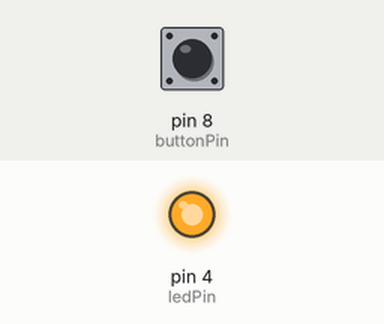
Simulated run of this sketch. Board: Arduino Uno, built with avr-gcc and run on an emulated ATmega328P. Parts: output pins drawn as LEDs (lit = HIGH). The inputs (shaded band) are chosen by the test bench; at power-on: pin 8 (buttonPin) HIGH.

Above: at 1.2 s.
1.3 s: pin 8 (buttonPin) pulled LOW for 0.15 s
At 2.0 s:
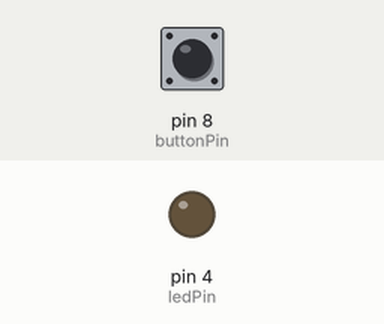
2.9 s: pin 8 (buttonPin) pulled LOW for 1 s
At 4.5 s:
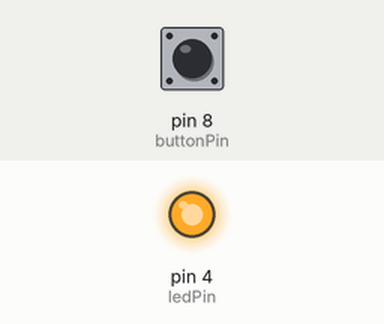
5.4 s: pin 8 (buttonPin) pulled LOW for 3.2 s
At 9.3 s:
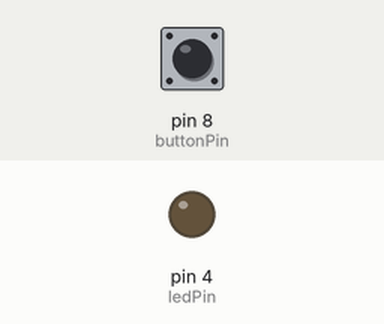
Timing chart, 0 to 10.8 s (numbered marks = the images above; inputs shaded):
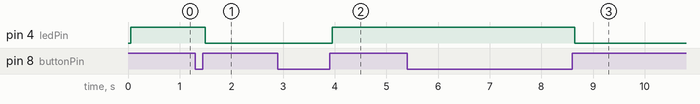

Measured:
- after the input at 1.3 s, pin 4 (ledPin): HIGH → LOW after 0.20 s
- after the input at 2.9 s, pin 4 (ledPin): LOW → HIGH after 1.1 s
- after the input at 5.4 s, pin 4 (ledPin): HIGH → LOW after 3.3 s

The sketch:

ButtonPressTest.ino
```cpp
// One Button On/Off Toggle
const int buttonPin = 8;     // the number of the pushbutton pin
const int ledPin =  4;      // the number of the LED pin

// Variables will change:
int ledState = LOW;         // the current state of the output pin
int buttonState = LOW;             // the current reading from the input pin
int lastButtonState = HIGH;   // the previous reading from the input pin
int reading;

long lastDebounceTime = 0;  // the last time the output pin was toggled
long debounceDelay = 50;    // the debounce time; increase if the output flickers
void setup() {
  pinMode(buttonPin, INPUT);
  pinMode(ledPin, OUTPUT);
}
void loop() {
  reading = digitalRead(buttonPin);
   if (reading != lastButtonState) {
      lastDebounceTime = millis();
      lastButtonState = reading;
   }

   if ((millis() - lastDebounceTime) > debounceDelay) {
       if (buttonState != lastButtonState) {
           buttonState = lastButtonState;
           if (buttonState == HIGH) {
                 ledState = !ledState;
                 digitalWrite(ledPin, ledState);
           }
       }
   }
}
```
